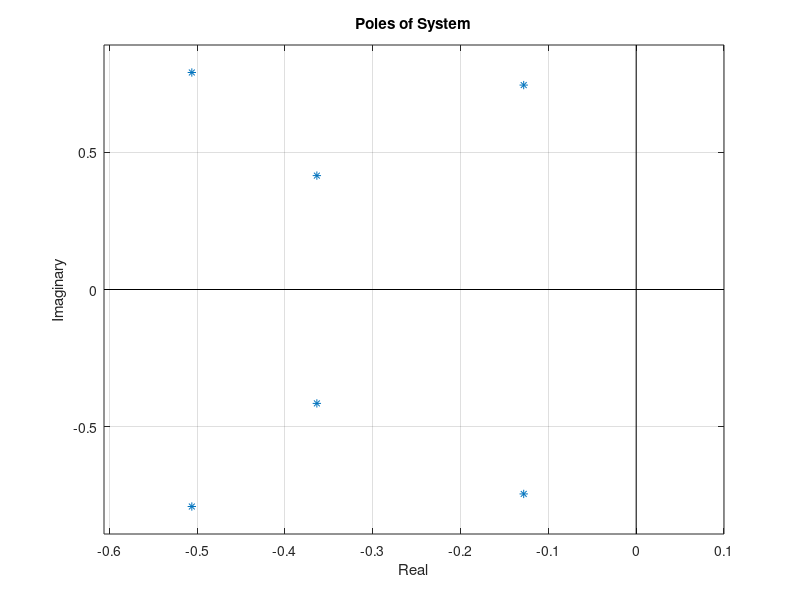
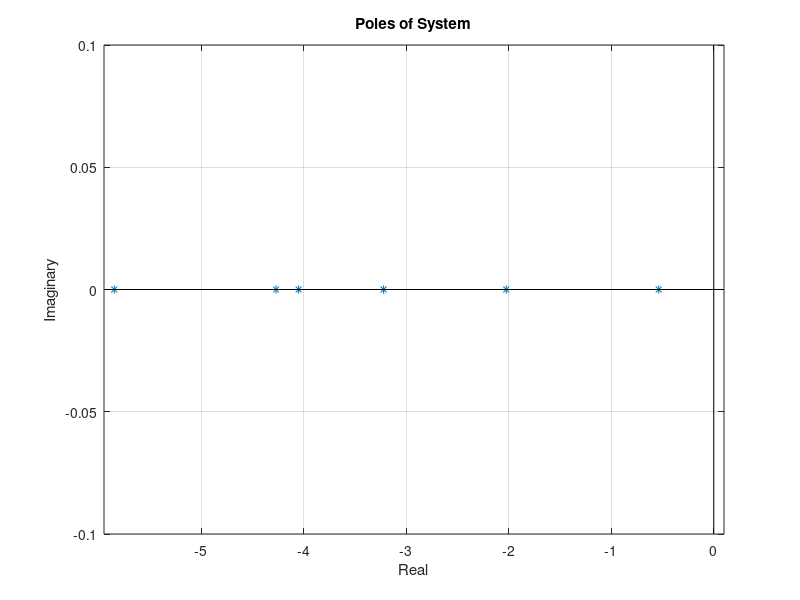

MATLAB code for these plots, in order: (Note: this script raises an error after producing the figures.)
%% Run Simulation
%

%#ok<*UNRCH>
clc, clear, close all;

if ~exist('GRAPHICAL_PLOT','var')
    clc, clear, close all;
    
    GRAPHICAL_PLOT = false;
    PLOT_LINEAR = false;
    END_PLOT = true;
    MAKE_VIDEO = false;
    
    initState = [0;10;0;pi/8;0;-pi/8];    
%     initState = [0;0;0;0;0;0];

    Q = diag([1,1,10,1000,10,1000]);
    R = 0.00001;
    
%     C = [1 0 0 0 0 0];
%     C = [1 0 0 0 1 0];
    C = [1 0 1 0 1 0];
    
    finalX = 0;
%     finalX = 50;
end
% Set up simulation parameters
M = 1000; % kg
m1 = 100; % kg
m2 = 100; % kg
l1 = 20; % m
l2 = 10; % m
g = 9.81; % m/s^2

% Create struct
params = struct;
params.M = M;
params.m1 = m1;
params.m2 = m2;
params.l1 = l1;
params.l2 = l2;
params.g = g;

stateLin = initState;
stateNonLin = initState;
controlledStateLin = initState;
controlledStateNonLin = initState;
estimatedStateLin = diag(C)*initState;
estimatedStateNonLin = diag(C)*initState;
estimatedConStateLin = diag(C)*initState;
estimatedConStateNonLin = diag(C)*initState;

AF = [0,1,0,0,0,0;0,0,-g*m1/M,0,-g*m2/M,0;0,0,0,1,0,0;0,0,-g*(M+m1)/(M*l1),0,-g*m2/(M*l1),0;0,0,0,0,0,1;0,0,-g*m1/(M*l2),0,-g*(M+m2)/(M*l2),0];
BF = [0;1/M;0;1/(M*l1);0;1/(M*l2)];

[K, S, e] = lqr(AF,BF,Q,R);

disp('Eigenvalues'' real parts from A_F - B_F * K');
fprintf('%f\n',real(e));

L = place(AF',C',real(e) * 10 + imag(e))';
eo = eig(AF - L*C);
disp(real(eo));

figure;
limits = [min(real(e)) - 0.1, 0.1, min(imag(e)) - 0.1,max(imag(e)) + 0.1];
plot(real(e),imag(e),'*',limits(1:2),[0,0],'k',[0,0],limits(3:4),'k');
xlabel('Real'); ylabel('Imaginary'); title('Poles of System');
axis(limits); grid on;
figure;
limits = [min(real(eo)) - 0.1, 0.1, min(imag(eo)) - 0.1,max(imag(eo)) + 0.1];
plot(real(eo),imag(eo),'*',limits(1:2),[0,0],'k',[0,0],limits(3:4),'k');
xlabel('Real'); ylabel('Imaginary'); title('Poles of System');
axis(limits); grid on;

%%
% Set up Time data
step = 0.01; % Seconds
timesteps = 0:step:40-step;
resultLin = zeros(numel(timesteps) + 1, 14);
resultNonLin = resultLin;
controlledResultLin = resultLin;
controlledResultNonLin = resultLin;
if GRAPHICAL_PLOT
    fig = figure; fig.Position = [17 100 1200 728];
    if PLOT_LINEAR
        ax1 = subplot(2,1,1); title(ax1,'Uncontrolled Lin');
        ax2 = subplot(2,1,2); title(ax2,'Controlled Lin');
    else
        ax1 = subplot(2,1,1); title(ax1,'Uncontrolled NonLin');
        ax2 = subplot(2,1,2); title(ax2,'Controlled NonLin');
    end
end
if MAKE_VIDEO
    v = VideoWriter('video','MPEG-4');
    open(v);
end
FLin = 0;
FNonLin = 0;
FConLin = 0;
FConNonLin = 0;
for timeIndex = 1:numel(timesteps)
    destimatedStateLin = AF*estimatedStateLin + BF*FLin + diag(L)*diag(C)*(stateLin - estimatedStateLin);
    destimatedStateNonLin = AF*estimatedStateNonLin + BF*FNonLin + diag(L)*diag(C)*(stateNonLin - estimatedStateNonLin);
    destimatedConStateLin = AF*estimatedConStateLin + BF*FConLin + diag(L)*diag(C)*(controlledStateLin - estimatedConStateLin);
    destimatedConStateNonLin = AF*estimatedConStateNonLin + BF*FConNonLin + diag(L)*diag(C)*(controlledStateNonLin - estimatedConStateNonLin);
    estimatedStateLin = estimatedStateLin + destimatedStateLin * step;
    estimatedStateNonLin = estimatedStateNonLin + destimatedStateNonLin * step;
    estimatedConStateLin = estimatedConStateLin + destimatedConStateLin * step;
    estimatedConStateNonLin = estimatedConStateNonLin + destimatedConStateNonLin * step;
    FLin = 0;
    FNonLin = 0;
    FConLin = -K * (estimatedConStateLin - [finalX;zeros(5,1)]);
    FConNonLin = -K * (estimatedConStateNonLin - [finalX;zeros(5,1)]);
    
    resultLin(timeIndex,:) = [timesteps(timeIndex), stateLin.', FLin, estimatedStateLin.'];
    resultNonLin(timeIndex,:) = [timesteps(timeIndex), stateNonLin.', FNonLin, estimatedStateNonLin.'];
    controlledResultLin(timeIndex,:) = [timesteps(timeIndex), controlledStateLin.', FConLin, estimatedConStateLin.'];
    controlledResultNonLin(timeIndex,:) = [timesteps(timeIndex), controlledStateNonLin.', FConNonLin, estimatedConStateNonLin.'];
    
    stateLin = simulateLinearSystem(stateLin, FLin, step, params);
    stateNonLin = simulateNonLinearSystem(stateNonLin, FNonLin, step, params);
    controlledStateLin = simulateLinearSystem(controlledStateLin, FConLin, step, params);
    controlledStateNonLin = simulateNonLinearSystem(controlledStateNonLin, FConNonLin, step, params);
    
    if GRAPHICAL_PLOT && mod(timeIndex, 10) == 0
        if PLOT_LINEAR
            plotState(ax1, stateLin(1), stateLin(3), stateLin(5), params.l1, params.l2);
            plotState(ax2, controlledStateLin(1), controlledStateLin(3), controlledStateLin(5), params.l1, params.l2);
        else
            plotState(ax1, stateNonLin(1), stateNonLin(3), stateNonLin(5), params.l1, params.l2);
            plotState(ax2, controlledStateNonLin(1), controlledStateNonLin(3), controlledStateNonLin(5), params.l1, params.l2);
        end
        if MAKE_VIDEO
            writeVideo(v,getframe(gcf));
        end
    end
end
if MAKE_VIDEO
    close(v);
end
resultLin(end,:) = [timesteps(end) + step, stateLin.', nan, estimatedStateLin.'];
resultNonLin(end,:) = [timesteps(end) + step, stateNonLin.', nan, estimatedStateNonLin.'];
controlledResultLin(end,:) = [timesteps(end) + step, controlledStateLin.', nan, estimatedConStateLin.'];
controlledResultNonLin(end,:) = [timesteps(end) + step, controlledStateNonLin.', nan, estimatedConStateNonLin.'];
if (END_PLOT)
    figure('units','normalized','outerposition',[0 0 1 1]);
    subplot 321;plot(resultLin(:,1),resultLin(:,2),'r',resultNonLin(:,1),resultNonLin(:,2),'b-.'); legend('Linear','Non-Linear'); ylabel('X'); xlabel('Time'); title('Uncontrolled X');
    subplot 323;plot(resultLin(:,1),resultLin(:,4),'r',resultNonLin(:,1),resultNonLin(:,4),'b-.'); legend('Linear','Non-Linear'); ylabel('Theta 1'); xlabel('Time'); title('Uncontrolled Theta 1');
    subplot 325;plot(resultLin(:,1),resultLin(:,6),'r',resultNonLin(:,1),resultNonLin(:,6),'b-.'); legend('Linear','Non-Linear'); ylabel('Theta 2'); xlabel('Time'); title('Uncontrolled Theta 2');
    subplot 322;plot(controlledResultLin(:,1),controlledResultLin(:,2),'r',controlledResultNonLin(:,1),controlledResultNonLin(:,2),'b-.'); legend('Linear','Non-Linear'); ylabel('X'); xlabel('Time'); title('Controlled X');
    subplot 324;plot(controlledResultLin(:,1),controlledResultLin(:,4),'r',controlledResultNonLin(:,1),controlledResultNonLin(:,4),'b-.'); legend('Linear','Non-Linear'); ylabel('Theta 1'); xlabel('Time'); title('Controlled Theta 1');
    subplot 326;plot(controlledResultLin(:,1),controlledResultLin(:,6),'r',controlledResultNonLin(:,1),controlledResultNonLin(:,6),'b-.'); legend('Linear','Non-Linear'); ylabel('Theta 2'); xlabel('Time'); title('Controlled Theta 2');
    figure; plot(controlledResultLin(:,1),controlledResultLin(:,8),'r',controlledResultNonLin(:,1),controlledResultNonLin(:,8),'b-.'); legend('Linear','Non-Linear'); ylabel('Control Input'); xlabel('Time'); title('Control Input (Force)');
    figure('units','normalized','outerposition',[0 0 1 1]);
    N_SKIP = 10;
    subplot 321;plot(resultLin(1:end-N_SKIP,1),resultLin(1:end-N_SKIP,2) - resultLin(1:end-N_SKIP,9),'r',resultNonLin(1:end-N_SKIP,1),resultNonLin(1:end-N_SKIP,2) - resultNonLin(1:end-N_SKIP,9),'b-.'); legend('Linear','Non-Linear'); ylabel('X'); xlabel('Time'); title('Estimation Error X');
    subplot 323;plot(resultLin(1:end-N_SKIP,1),resultLin(1:end-N_SKIP,4) - resultLin(1:end-N_SKIP,11),'r',resultNonLin(1:end-N_SKIP,1),resultNonLin(1:end-N_SKIP,4) - resultNonLin(1:end-N_SKIP,11),'b-.'); legend('Linear','Non-Linear'); ylabel('Theta 1'); xlabel('Time'); title('Estimation Error Theta 1');
    subplot 325;plot(resultLin(1:end-N_SKIP,1),resultLin(1:end-N_SKIP,6) - resultLin(1:end-N_SKIP,13),'r',resultNonLin(1:end-N_SKIP,1),resultNonLin(1:end-N_SKIP,6) - resultNonLin(1:end-N_SKIP,13),'b-.'); legend('Linear','Non-Linear'); ylabel('Theta 2'); xlabel('Time'); title('Estimation Error Theta 2');
    subplot 322;plot(resultLin(1:end-N_SKIP,1),resultLin(1:end-N_SKIP,3) - resultLin(1:end-N_SKIP,10),'r',resultNonLin(1:end-N_SKIP,1),resultNonLin(1:end-N_SKIP,3) - resultNonLin(1:end-N_SKIP,10),'b-.'); legend('Linear','Non-Linear'); ylabel('d/dt X'); xlabel('Time'); title('Estimation Error d/dt X');
    subplot 324;plot(resultLin(1:end-N_SKIP,1),resultLin(1:end-N_SKIP,5) - resultLin(1:end-N_SKIP,12),'r',resultNonLin(1:end-N_SKIP,1),resultNonLin(1:end-N_SKIP,5) - resultNonLin(1:end-N_SKIP,12),'b-.'); legend('Linear','Non-Linear'); ylabel('d/dt Theta 1'); xlabel('Time'); title('Estimation Error d/dt Theta 1');
    subplot 326;plot(resultLin(1:end-N_SKIP,1),resultLin(1:end-N_SKIP,7) - resultLin(1:end-N_SKIP,14),'r',resultNonLin(1:end-N_SKIP,1),resultNonLin(1:end-N_SKIP,7) - resultNonLin(1:end-N_SKIP,14),'b-.'); legend('Linear','Non-Linear'); ylabel('d/dt Theta 2'); xlabel('Time'); title('Estimation Error d/dt Theta 2');
end
function plotState(ax, x, theta1, theta2, l1, l2)
    axes(ax);
    
    % Plot Ropes
    center1 = [x - l1*sin(theta1),-l1*cos(theta1)];
    center2 = [x - l2*sin(theta2),-l2*cos(theta2)];
    plot([center1(1), x, center2(1)], [center1(2), 0, center2(2)], 'k');
    hold on;
    
    % Plot Box
    boxWidth = 5; boxHeight = 5;
    rectangle('Position',[x-boxWidth/2, -boxHeight/2, boxWidth, boxHeight]);
    
    % Plot Circles
    massRadius = 2.5;
    rectangle('Position',[center1 - massRadius/2,massRadius,massRadius],'Curvature',1);
    rectangle('Position',[center2 - massRadius/2,massRadius,massRadius],'Curvature',1);
    
    % Adjust Axis
    xlim([-60+x,60+x]);
    ylim([-25,5]);
    drawnow; hold off;
end
